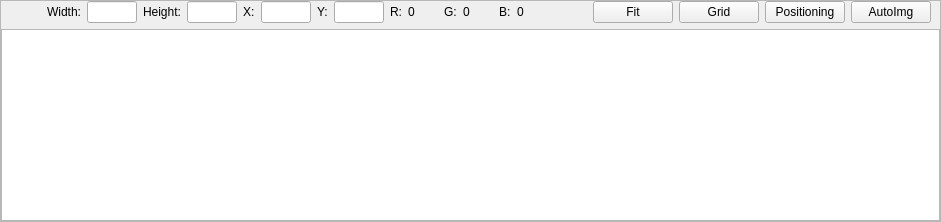
      <widget class="QFrame" name="frame_2">
       <property name="frameShape">
        <enum>QFrame::StyledPanel</enum>
       </property>
       <property name="frameShadow">
        <enum>QFrame::Raised</enum>
       </property>
       <layout class="QVBoxLayout" name="verticalLayout">
        <property name="leftMargin">
         <number>0</number>
        </property>
        <property name="topMargin">
         <number>0</number>
        </property>
        <property name="rightMargin">
         <number>0</number>
        </property>
        <property name="bottomMargin">
         <number>0</number>
        </property>
        <item>
         <layout class="QHBoxLayout" name="horizontalLayout_4">
          <property name="rightMargin">
           <number>9</number>
          </property>
          <property name="bottomMargin">
           <number>0</number>
          </property>
          <item>
           <widget class="QLabel" name="label_4">
            <property name="minimumSize">
             <size>
              <width>80</width>
              <height>0</height>
             </size>
            </property>
            <property name="maximumSize">
             <size>
              <width>80</width>
              <height>16777215</height>
             </size>
            </property>
            <property name="text">
             <string>Width:</string>
            </property>
            <property name="alignment">
             <set>Qt::AlignRight|Qt::AlignTrailing|Qt::AlignVCenter</set>
            </property>
           </widget>
          </item>
          <item>
           <widget class="QLineEdit" name="lineEditW">
            <property name="minimumSize">
             <size>
              <width>50</width>
              <height>0</height>
             </size>
            </property>
            <property name="maximumSize">
             <size>
              <width>50</width>
              <height>16777215</height>
             </size>
            </property>
            <property name="readOnly">
             <bool>true</bool>
            </property>
           </widget>
          </item>
          <item>
           <widget class="QLabel" name="label_5">
            <property name="text">
             <string>Height:</string>
            </property>
           </widget>
          </item>
          <item>
           <widget class="QLineEdit" name="lineEditH">
            <property name="minimumSize">
             <size>
              <width>50</width>
              <height>0</height>
             </size>
            </property>
            <property name="maximumSize">
             <size>
              <width>50</width>
              <height>16777215</height>
             </size>
            </property>
            <property name="readOnly">
             <bool>true</bool>
            </property>
           </widget>
          </item>
          <item>
           <widget class="QLabel" name="label_6">
            <property name="text">
             <string>X:</string>
            </property>
           </widget>
          </item>
          <item>
           <widget class="QLineEdit" name="lineEditX">
            <property name="minimumSize">
             <size>
              <width>50</width>
              <height>0</height>
             </size>
            </property>
            <property name="maximumSize">
             <size>
              <width>50</width>
              <height>16777215</height>
             </size>
            </property>
            <property name="readOnly">
             <bool>true</bool>
            </property>
           </widget>
          </item>
          <item>
           <widget class="QLabel" name="label_7">
            <property name="text">
             <string>Y:</string>
            </property>
           </widget>
          </item>
          <item>
           <widget class="QLineEdit" name="lineEditY">
            <property name="minimumSize">
             <size>
              <width>50</width>
              <height>0</height>
             </size>
            </property>
            <property name="maximumSize">
             <size>
              <width>50</width>
              <height>16777215</height>
             </size>
            </property>
            <property name="readOnly">
             <bool>true</bool>
            </property>
           </widget>
          </item>
          <item>
           <widget class="QLabel" name="label_8">
            <property name="text">
             <string>R:</string>
            </property>
           </widget>
          </item>
          <item>
           <widget class="QLabel" name="labelR">
            <property name="minimumSize">
             <size>
              <width>30</width>
              <height>0</height>
             </size>
            </property>
            <property name="maximumSize">
             <size>
              <width>30</width>
              <height>16777215</height>
             </size>
            </property>
            <property name="text">
             <string>0</string>
            </property>
           </widget>
          </item>
          <item>
           <widget class="QLabel" name="label_11">
            <property name="text">
             <string>G:</string>
            </property>
           </widget>
          </item>
          <item>
           <widget class="QLabel" name="labelG">
            <property name="minimumSize">
             <size>
              <width>30</width>
              <height>0</height>
             </size>
            </property>
            <property name="maximumSize">
             <size>
              <width>30</width>
              <height>16777215</height>
             </size>
            </property>
            <property name="text">
             <string>0</string>
            </property>
           </widget>
          </item>
          <item>
           <widget class="QLabel" name="label_12">
            <property name="text">
             <string>B:</string>
            </property>
           </widget>
          </item>
          <item>
           <widget class="QLabel" name="labelB">
            <property name="minimumSize">
             <size>
              <width>30</width>
              <height>0</height>
             </size>
            </property>
            <property name="maximumSize">
             <size>
              <width>30</width>
              <height>16777215</height>
             </size>
            </property>
            <property name="text">
             <string>0</string>
            </property>
           </widget>
          </item>
          <item>
           <spacer name="horizontalSpacer">
            <property name="orientation">
             <enum>Qt::Horizontal</enum>
            </property>
            <property name="sizeHint" stdset="0">
             <size>
              <width>40</width>
              <height>20</height>
             </size>
            </property>
           </spacer>
          </item>
          <item>
           <widget class="QPushButton" name="pushButtonFit">
            <property name="text">
             <string>Fit</string>
            </property>
           </widget>
          </item>
          <item>
           <widget class="QPushButton" name="pushButton_5">
            <property name="text">
             <string>Grid</string>
            </property>
           </widget>
          </item>
          <item>
           <widget class="QPushButton" name="pushButtonPos">
            <property name="minimumSize">
             <size>
              <width>80</width>
              <height>0</height>
             </size>
            </property>
            <property name="text">
             <string>Positioning</string>
            </property>
           </widget>
          </item>
          <item>
           <widget class="QPushButton" name="pushButtonAutoImg">
            <property name="text">
             <string>AutoImg</string>
            </property>
           </widget>
          </item>
         </layout>
        </item>
        <item>
         <widget class="QGraphicsView" name="graphicsView"/>
        </item>
       </layout>
      </widget>
